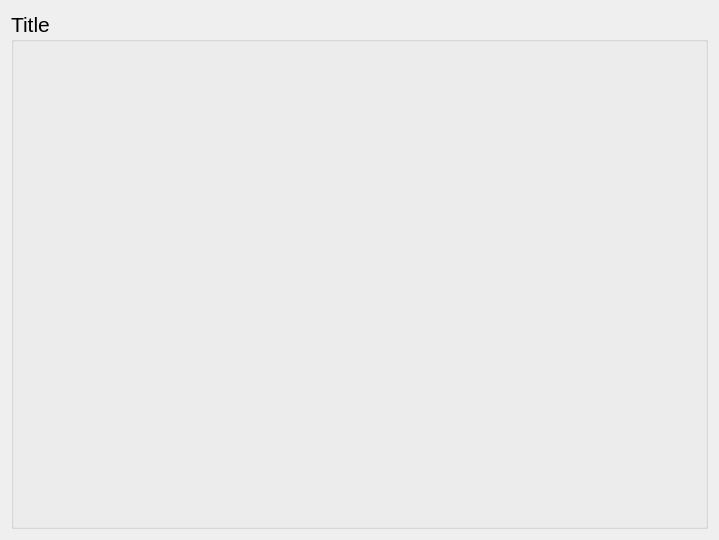
<?xml version="1.0" encoding="UTF-8"?>
<ui version="4.0">
 <class>Form</class>
 <widget class="QWidget" name="Form">
  <property name="geometry">
   <rect>
    <x>0</x>
    <y>0</y>
    <width>719</width>
    <height>540</height>
   </rect>
  </property>
  <property name="windowTitle">
   <string>Form</string>
  </property>
  <property name="styleSheet">
   <string>QgsCollapsibleGroupBoxBasic::title, QgsCollapsibleGroupBox::title { 
subcontrol-origin: margin; 
subcontrol-position: top left; 
margin-left: 20px; 
margin-right: 5px; 
left: 0px; 
top: 8px;
}

QgsCollapsibleGroupBoxBasic{
background: rgba(0,0,0,0.1);
border-radius: 10px;
}</string>
  </property>
  <layout class="QGridLayout" name="gridLayout">
   <item row="0" column="0">
    <widget class="QgsCollapsibleGroupBox" name="lfbObjectGroup">
     <property name="font">
      <font>
       <pointsize>16</pointsize>
      </font>
     </property>
     <property name="cursor">
      <cursorShape>ArrowCursor</cursorShape>
     </property>
     <property name="styleSheet">
      <string notr="true">QgsCollapsibleGroupBoxBasic::icon, QgsCollapsibleGroupBox::icon { 
padding: 10px;
}
QgsCollapsibleGroupBoxBasic::title, QgsCollapsibleGroupBox::title { 
subcontrol-origin: margin; 
subcontrol-position: top left; 
margin-left: 20px; 
margin-right: 5px; 
left: 0px; 
top: 8px;

}

QgsCollapsibleGroupBoxBasic{
	background: rgba(0,0,0,0.1);
	border-radius: 10px;
padding: 10px;
} QgsCollapsibleGroupBoxBasic { border: none; }QgsCollapsibleGroupBoxBasic::title, QgsCollapsibleGroupBox::title {  subcontrol-origin: margin;  subcontrol-position: top left;  margin-left: 20px;  margin-right: 5px;  left: 0px;  top: 1px;}</string>
     </property>
     <property name="title">
      <string>Title</string>
     </property>
     <property name="collapsed">
      <bool>true</bool>
     </property>
     <layout class="QGridLayout" name="gridLayout_2">
      <item row="0" column="0">
       <layout class="QGridLayout" name="lfbFormObject">
        <property name="spacing">
         <number>10</number>
        </property>
        <item row="0" column="0">
         <layout class="QVBoxLayout" name="lfbErrorWidget">
          <property name="leftMargin">
           <number>9</number>
          </property>
          <property name="topMargin">
           <number>9</number>
          </property>
          <property name="rightMargin">
           <number>9</number>
          </property>
          <property name="bottomMargin">
           <number>9</number>
          </property>
         </layout>
        </item>
       </layout>
      </item>
     </layout>
    </widget>
   </item>
  </layout>
 </widget>
 <customwidgets>
  <customwidget>
   <class>QgsCollapsibleGroupBox</class>
   <extends>QGroupBox</extends>
   <header>qgscollapsiblegroupbox.h</header>
   <container>1</container>
  </customwidget>
 </customwidgets>
 <resources/>
 <connections/>
</ui>
